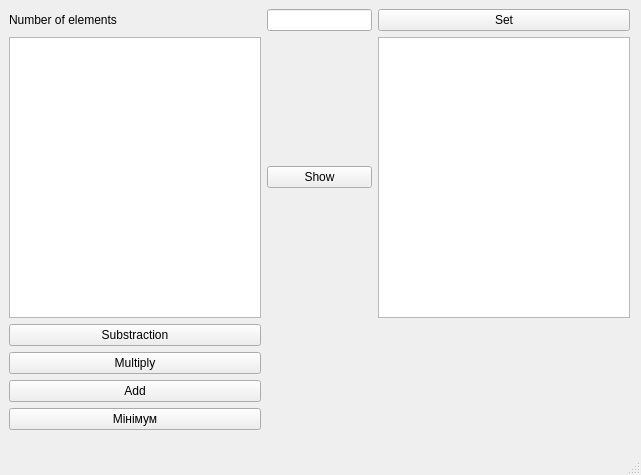
<?xml version="1.0" encoding="UTF-8"?>
<ui version="4.0">
 <class>MainWindow</class>
 <widget class="QMainWindow" name="MainWindow">
  <property name="geometry">
   <rect>
    <x>0</x>
    <y>0</y>
    <width>641</width>
    <height>475</height>
   </rect>
  </property>
  <property name="windowTitle">
   <string>MainWindow</string>
  </property>
  <widget class="QWidget" name="centralwidget">
   <widget class="QWidget" name="gridLayoutWidget">
    <property name="geometry">
     <rect>
      <x>9</x>
      <y>9</y>
      <width>621</width>
      <height>421</height>
     </rect>
    </property>
    <layout class="QGridLayout" name="gridLayout">
     <item row="5" column="1">
      <widget class="QLabel" name="min_show">
       <property name="text">
        <string/>
       </property>
      </widget>
     </item>
     <item row="1" column="2">
      <widget class="QTextEdit" name="textEdit"/>
     </item>
     <item row="3" column="1">
      <widget class="QLabel" name="mul_show">
       <property name="text">
        <string/>
       </property>
      </widget>
     </item>
     <item row="3" column="2">
      <widget class="QLabel" name="mul_show_2">
       <property name="text">
        <string/>
       </property>
      </widget>
     </item>
     <item row="0" column="1">
      <widget class="QLineEdit" name="element"/>
     </item>
     <item row="4" column="0">
      <widget class="QPushButton" name="add">
       <property name="text">
        <string>Add</string>
       </property>
      </widget>
     </item>
     <item row="4" column="2">
      <widget class="QLabel" name="add_show_2">
       <property name="text">
        <string/>
       </property>
      </widget>
     </item>
     <item row="1" column="1">
      <widget class="QPushButton" name="show">
       <property name="text">
        <string>Show</string>
       </property>
      </widget>
     </item>
     <item row="0" column="0">
      <widget class="QLabel" name="label">
       <property name="text">
        <string>Number of elements</string>
       </property>
      </widget>
     </item>
     <item row="1" column="0">
      <widget class="QTableView" name="tableView"/>
     </item>
     <item row="5" column="0">
      <widget class="QPushButton" name="min">
       <property name="text">
        <string>Мінімум</string>
       </property>
      </widget>
     </item>
     <item row="0" column="2">
      <widget class="QPushButton" name="set">
       <property name="text">
        <string>Set</string>
       </property>
      </widget>
     </item>
     <item row="4" column="1">
      <widget class="QLabel" name="add_show">
       <property name="text">
        <string/>
       </property>
      </widget>
     </item>
     <item row="3" column="0">
      <widget class="QPushButton" name="mul">
       <property name="text">
        <string>Multiply</string>
       </property>
      </widget>
     </item>
     <item row="2" column="1">
      <widget class="QLabel" name="sub_show_1">
       <property name="text">
        <string/>
       </property>
      </widget>
     </item>
     <item row="2" column="2">
      <widget class="QLabel" name="sub_show_2">
       <property name="text">
        <string/>
       </property>
      </widget>
     </item>
     <item row="2" column="0">
      <widget class="QPushButton" name="sub">
       <property name="text">
        <string>Substraction</string>
       </property>
      </widget>
     </item>
    </layout>
   </widget>
  </widget>
  <widget class="QMenuBar" name="menubar">
   <property name="geometry">
    <rect>
     <x>0</x>
     <y>0</y>
     <width>641</width>
     <height>21</height>
    </rect>
   </property>
  </widget>
  <widget class="QStatusBar" name="statusbar"/>
 </widget>
 <resources/>
 <connections/>
</ui>
